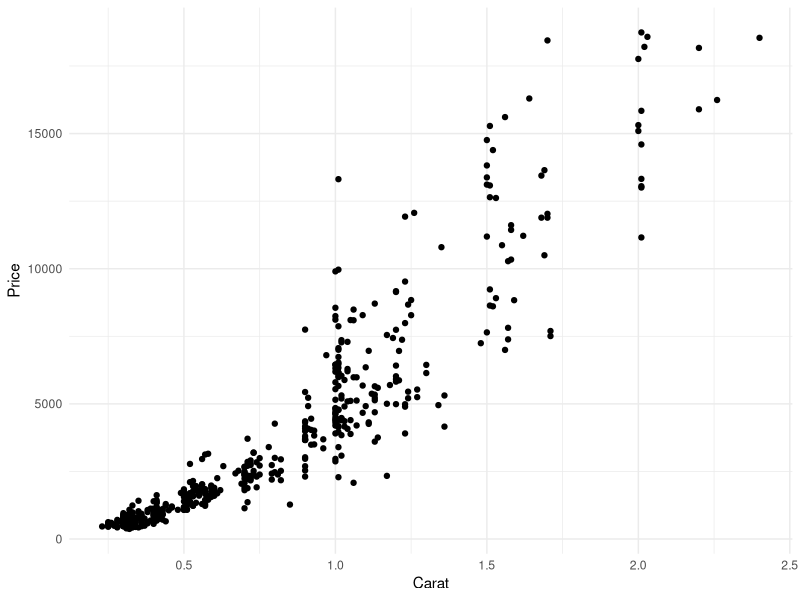
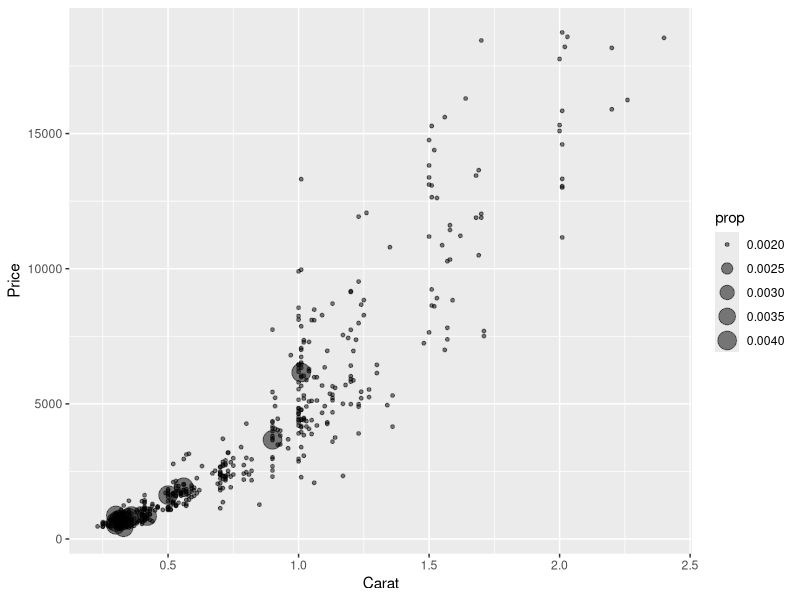
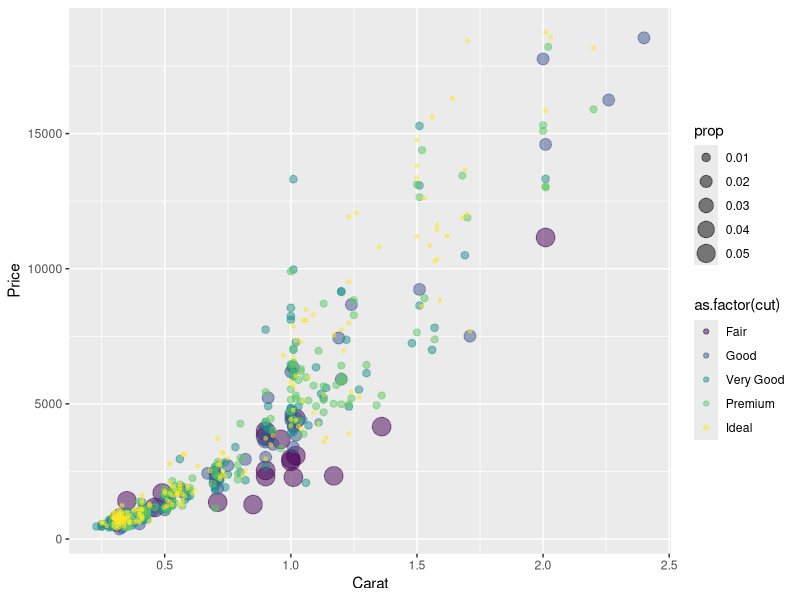
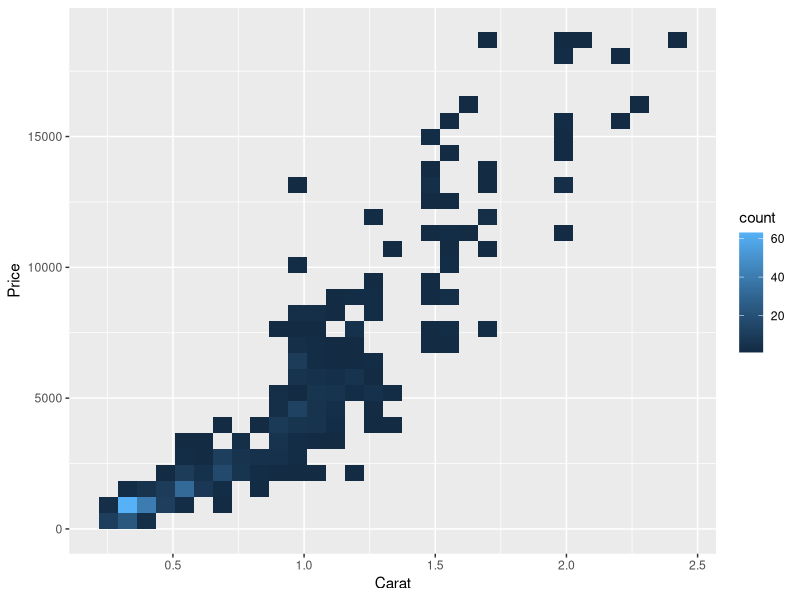
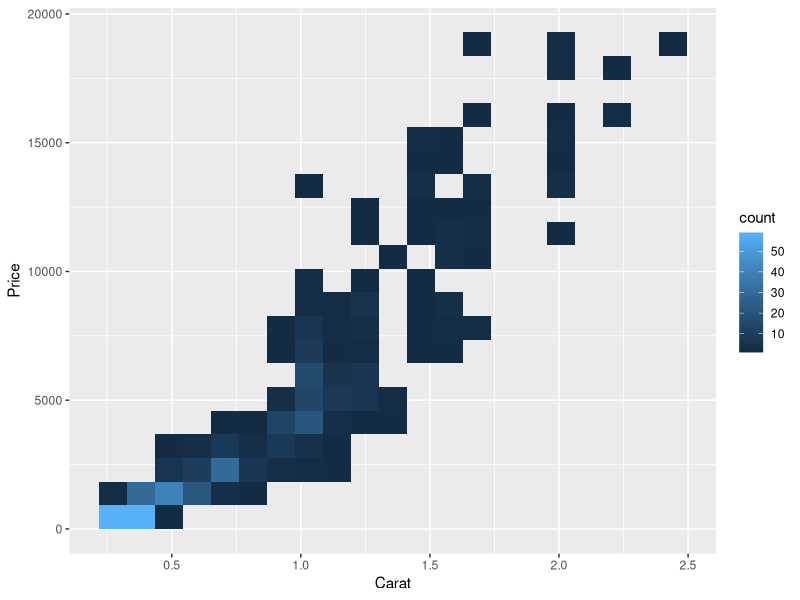
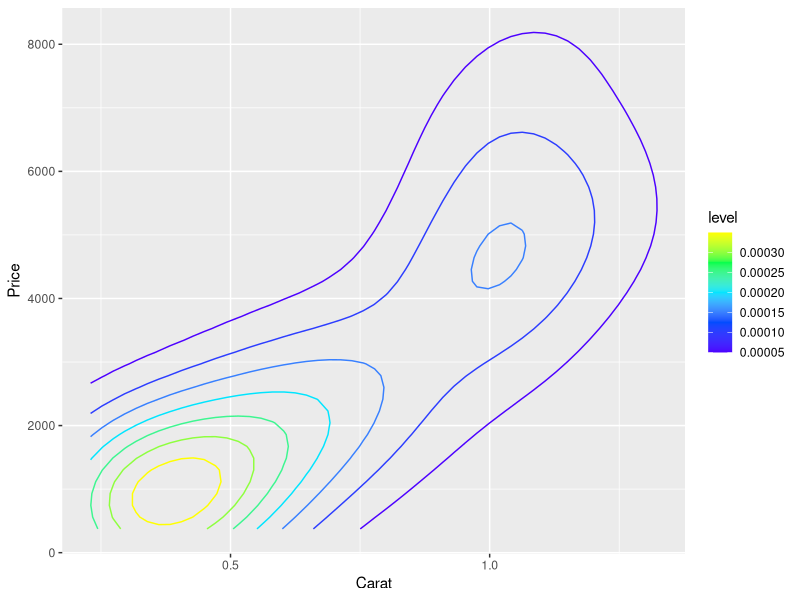
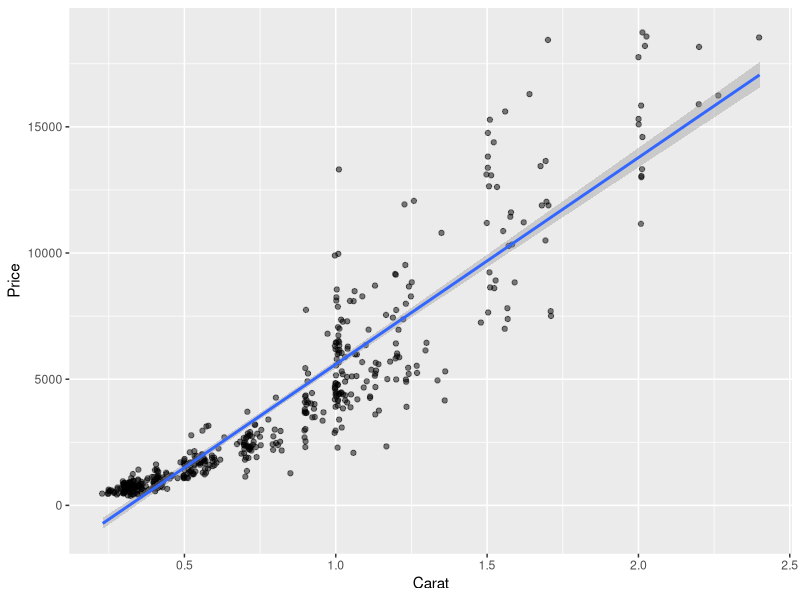
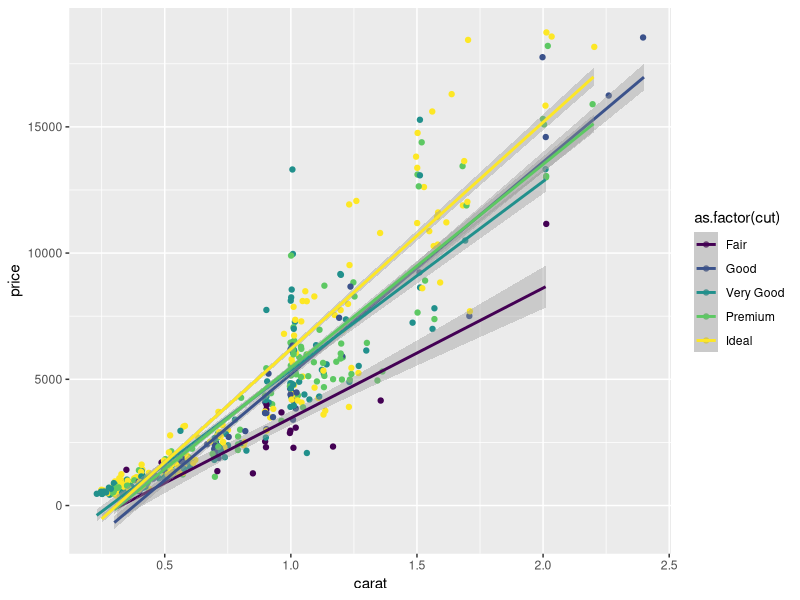

These figures' R source, in order:
## ---- chunk 1
knitr::opts_chunk$set(echo = TRUE)
library(tidyverse)
diamonds.small <-  diamonds[sample(nrow(diamonds), 500), ]
set.seed(40)
## ---- chunk 2
q <- ggplot(diamonds.small,aes(x=carat, y=price))+
  labs(x="Carat",y="Price")

q + geom_point() +
  theme_minimal()#scatter plot
## ---- chunk 3
q + geom_count(aes(size=..prop..),alpha=.5) #bubble plot
## ---- chunk 4
q + geom_count(aes(size=..prop.., color=as.factor(cut)),alpha=.5) #bubble plot
# q + geom_count(aes(color=as.factor(cut)),alpha=.5) #bubble plot
## ---- chunk 5
q + geom_bin2d() # tile plot displaying 2D density
q + geom_bin2d(bins=c(20,20))#+
 # geom_jitter(color="green")#controlling binning in tile plot
## ---- chunk 6
q + stat_density2d(aes(color=..level..))+scale_color_gradientn(colors=topo.colors(5))
## ---- chunk 7
q + geom_jitter(alpha=.5)+
  geom_smooth(method="lm",se=T,level=.95)#jittered scatter plot
## ---- chunk 8
graph7 <- ggplot(diamonds.small,aes(x=carat, y=price,color=as.factor(cut))) +
  geom_jitter() + geom_smooth(method="lm",se=T,level=.67)
graph7
## ---- chunk 9
graph8 <- ggplot(diamonds.small,aes(x=carat, y=price,color=as.factor(cut))) +
  geom_jitter() + geom_smooth(method="lm",formula=y~poly(x,2),level=.50)
graph8
